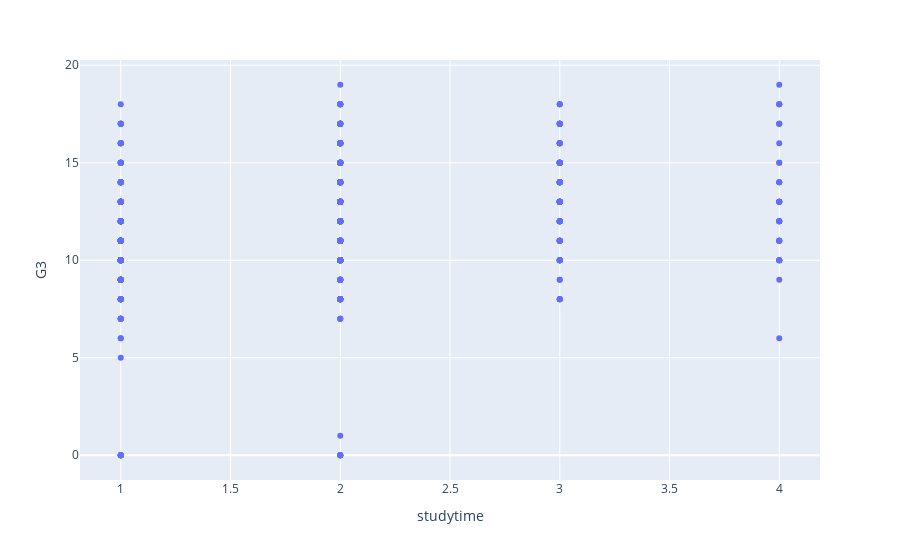

The cell this chart's notebook holds for it:
### Code cell
fig = px.scatter(DF_2,
                   x= 'studytime',
                   y= 'G3')
fig

### Figure 1 — Plotly figure (JSON) as saved in the notebook; plotly's stock layout.template omitted (floating-point values rounded to 4 significant figures; data arrays with more than 128 entries replaced by an {"elided": "..."} marker saying what was removed)
{"data": [{"hovertemplate": "studytime=%{x}<br>G3=%{y}<extra></extra>", "legendgroup": "", "marker": {"color": "#636efa", "symbol": "circle"}, "mode": "markers", "name": "", "orientation": "v", "showlegend": false, "type": "scatter", "x": {"elided": "649 int values"}, "xaxis": "x", "y": {"elided": "649 int values"}, "yaxis": "y"}], "layout": {"legend": {"tracegroupgap": 0}, "margin": {"t": 60}, "xaxis": {"anchor": "y", "domain": [0, 1], "title": {"text": "studytime"}}, "yaxis": {"anchor": "x", "domain": [0, 1], "title": {"text": "G3"}}}}
